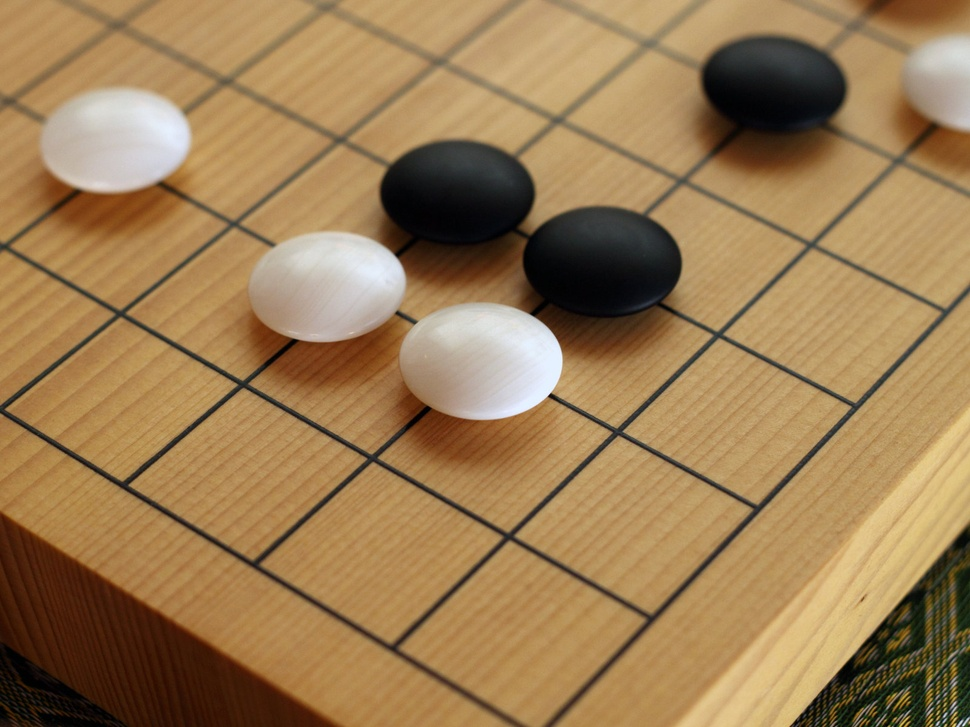
#> input picture CV/example/CV-2018/Materials/go_board.jpg, 970 x 727 px, shrunk from 1600 x 1200 before the run
$ python scipymisc.py   (older library calls are emulated)
#> lines starting #> are read from the running program, lines starting #| are printed output that depends on the picture; after the words box and inside, x2 and y2 are one past the last pixel; in counts of white or black regions, pixels touching at a corner belong together
from scipy import misc
import numpy as np
import matplotlib.pyplot as plt

path = 'CV-2018/Materials/go_board.jpg'
img = misc.imread(path)
#> img is the input picture: shape (727, 970, 3); mean R, G, B 155.8, 124.8, 83.9

print(img.shape)
#| (727, 970, 3)
print(img.dtype) # np.uint8, need np.float32
#| uint8
img = np.float32(img)
print(img.dtype) # np.float32
#| float32

#to grayscale
gray = np.mean(img, axis=2)
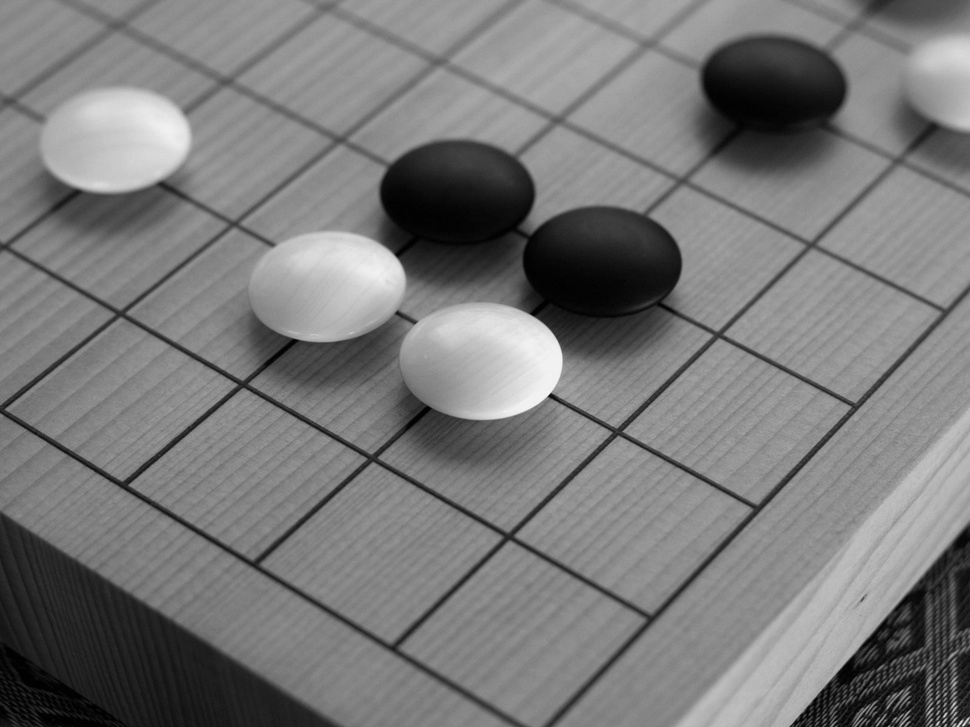
#> gray: shape (727, 970) float32; min 0, max 245.7, mean 121.5
gray = np.uint8(gray) # recommended

#to binary
T = 128
bin = gray > T
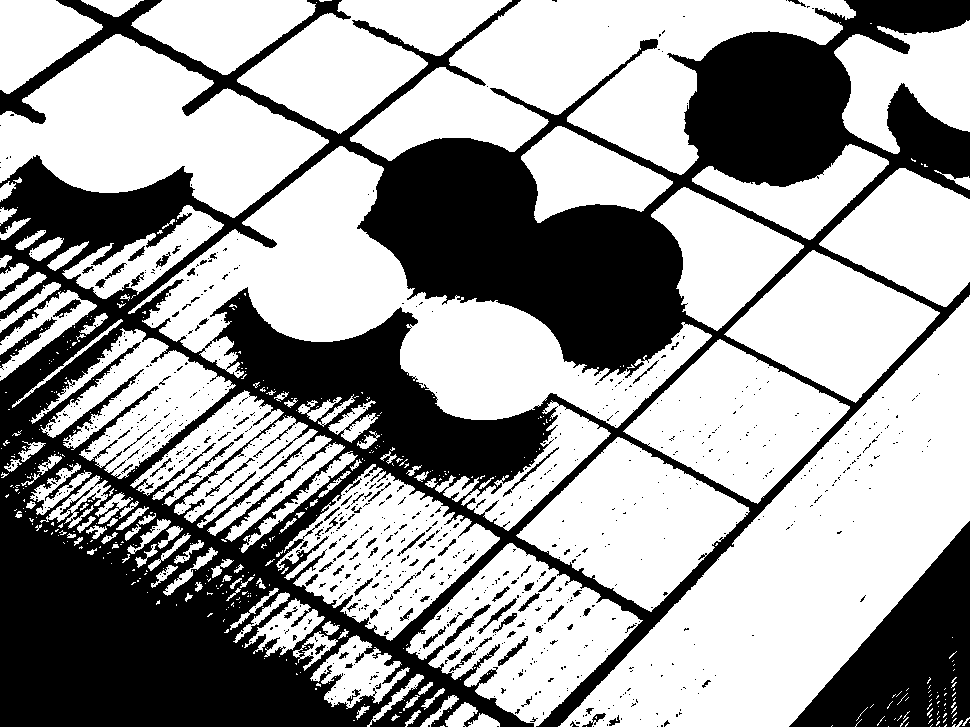
#> bin: shape (727, 970) bool; 62% white; 910 black regions (810 under 20 px), largest, box (x1, y1, x2, y2) and area: (0, 0, 970, 727) 241595, (789, 521, 970, 727) 18252, (0, 317, 57, 370) 541
print(bin.dtype) # np.Boolean
#| bool
bin = 255 * np.uint8(bin)
print(bin.dtype) # np.uint8
#| uint8


# gamma correction
G = (np.uint8(gray) / 255) ** 0.05 # /255 - normalize, <1 lighter, >1 drarker
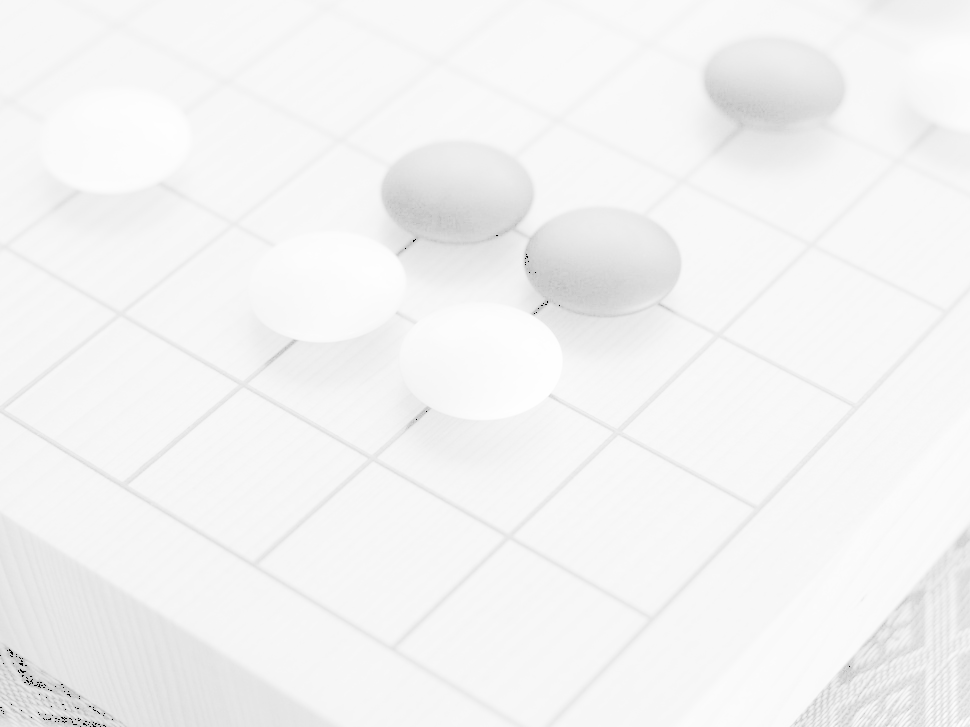
#> G: shape (727, 970) float64; min 0, max 0.998, mean 0.956

# negative
N = 255 - gray # warning !!!  may be wrong
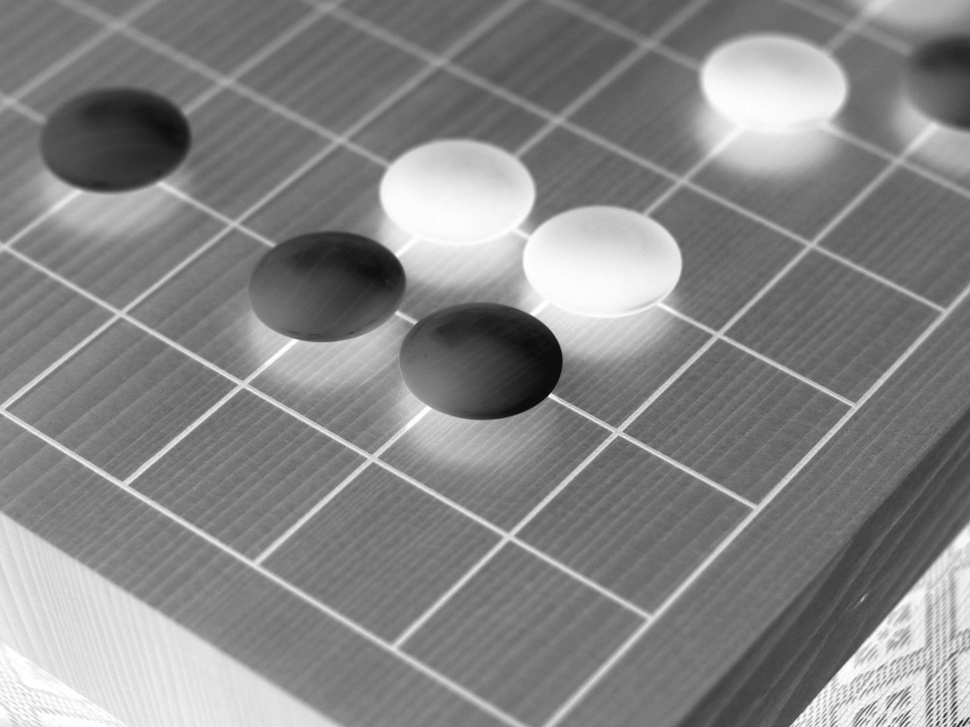
#> N: shape (727, 970); min 10, max 255, mean 133.8

# NOISE
#> (the run stopped early here; a loop or call above may not have finished)

$ run again, with CV/example/CV-2018/Materials/AquaTermi_lowcontrast.JPG copied over CV/example/CV-2018/Materials/go_board.jpg
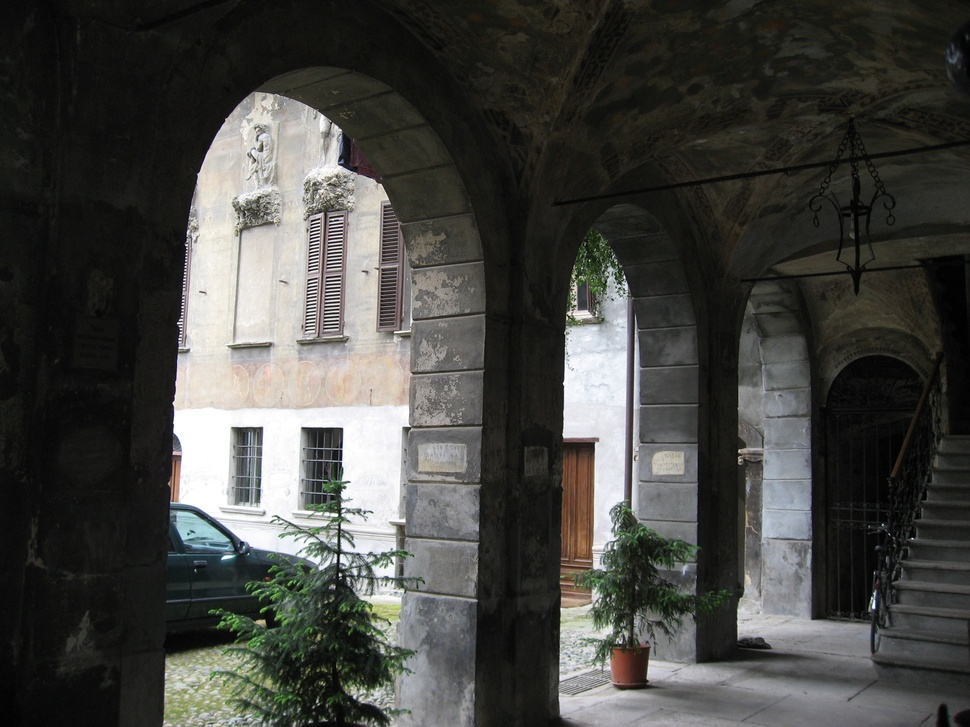
#> input picture CV/example/CV-2018/Materials/AquaTermi_lowcontrast.JPG, 970 x 727 px, shrunk from 2816 x 2112 before the run
#> img is the input picture: shape (727, 970, 3); mean R, G, B 69.7, 69.9, 66.3
#| (727, 970, 3)
#| uint8
#| float32
#> `bin = gray > T`:
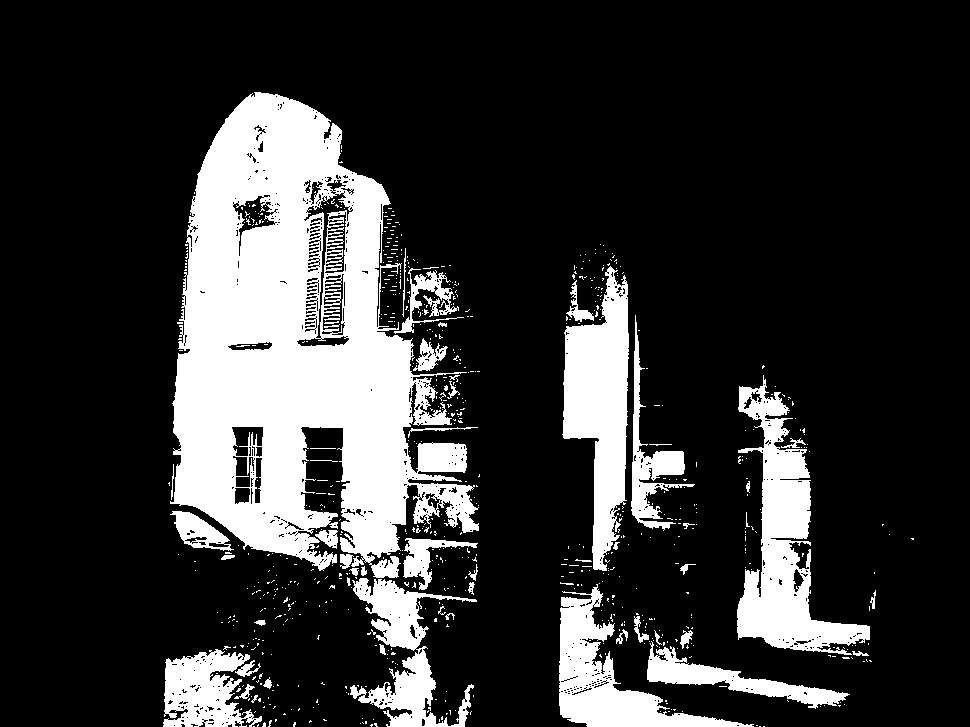
#> bin: shape (727, 970) bool; 20.3% white; 752 white regions (697 under 20 px), largest, box (x1, y1, x2, y2) and area: (170, 92, 479, 578) 82672, (737, 375, 870, 655) 13148, (562, 266, 629, 571) 11513
#| bool
#| uint8
#> `N = 255 - gray`:
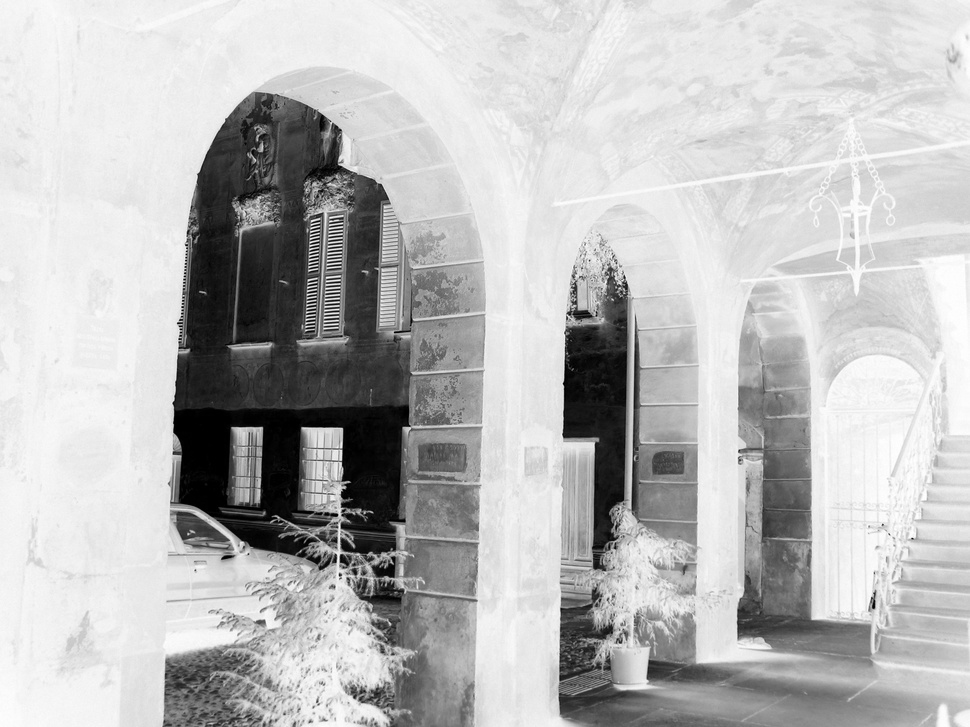
#> N: shape (727, 970); min 0, max 255, mean 186.6

$ run again, with CV/example/CV-2018/Materials/RagingBull.bmp saved as CV/example/CV-2018/Materials/go_board.jpg
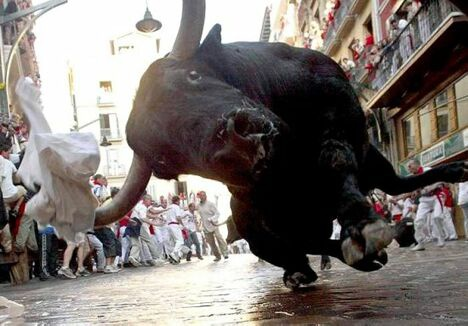
#> input picture CV/example/CV-2018/Materials/RagingBull.bmp, 468 x 326 px
#> img is the input picture: shape (326, 468, 3); mean R, G, B 123.2, 116.3, 112.3
#| (326, 468, 3)
#| uint8
#| float32
#> `bin = gray > T`:
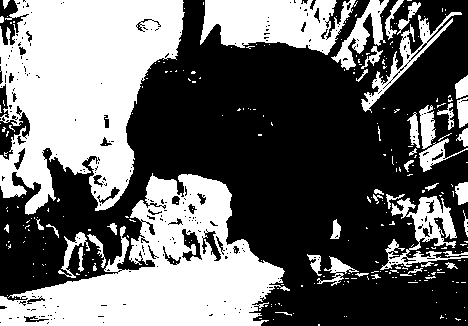
#> bin: shape (326, 468) bool; 41.5% white; 280 white regions (235 under 20 px), largest, box (x1, y1, x2, y2) and area: (0, 0, 185, 215) 25778, (0, 173, 290, 326) 21064, (200, 0, 358, 55) 5748
#| bool
#| uint8
#> `N = 255 - gray`:
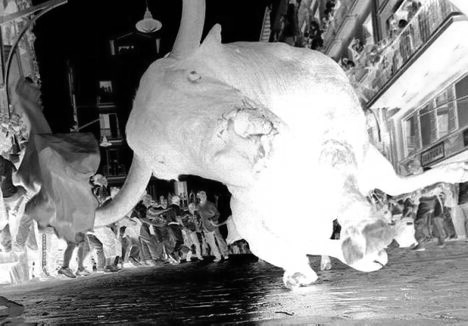
#> N: shape (326, 468); min 0, max 255, mean 138
